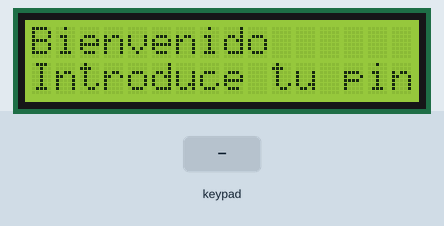
Recording of a sketch running on a simulated Arduino Mega 2560, built with avr-gcc and run on an emulated ATmega2560. Shown: 16×2 character LCD. Inputs (shaded band) come from the test bench.

Above: at 1.3 s.
1.4 s: keypad keys 2 2 2 4 2 6 2 8 pressed 0.4 s apart
At 5.0 s:
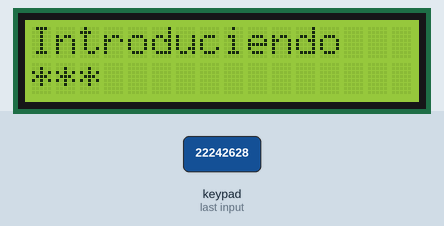
6.1 s: key '1' pressed
At 6.6 s:
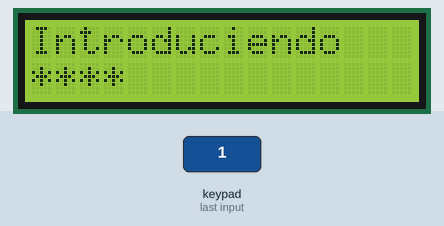
7.6 s: key 'A' pressed
At 8.4 s:
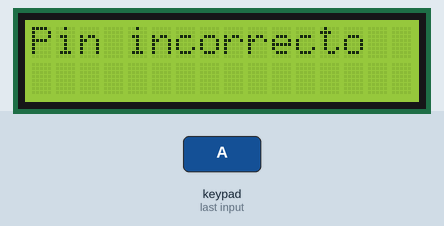
10.6 s: key '2' pressed
At 12.0 s:
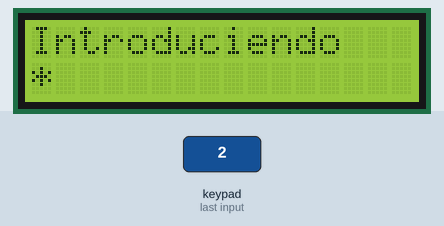
Timing chart, 0 to 13.1 s (numbered marks = the images above; inputs shaded):
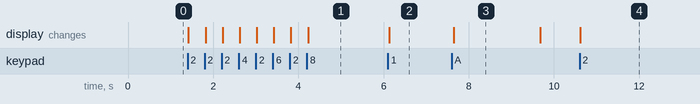

The sketch:

Clave_en_matriz_4x4.ino
```cpp
#include <Wire.h>
#include <LiquidCrystal_I2C.h>
#include <Keypad.h>
LiquidCrystal_I2C lcd(0x3F, 16, 2); // set the LCD address to 0x27 for a 16 chars and 2 line display

const byte ROWS = 4;
const byte COLS = 4;
char keys[ROWS][COLS] = {
  {'1', '2', '3', 'A'},
  {'4', '5', '6', 'B'},
  {'7', '8', '9', 'C'},
  {'*', '0', '#', 'D'}
};

char pin[5];
int posicion = 0;
byte rowPins[ROWS] = {22, 24, 26, 28};
byte colPins[COLS] = {30, 32, 34, 36};

Keypad teclado = Keypad( makeKeymap(keys), rowPins, colPins, ROWS, COLS );

void setup() {
  lcd.init();  //initialize the lcd
  lcd.backlight();  //open the backlight
  lcd.begin(16, 2);
  lcd.setCursor(0, 0);
  lcd.print("Bienvenido ");
  lcd.setCursor(0, 1);
  lcd.print("Introduce tu pin");
  pinMode(22, OUTPUT);
  digitalWrite(22, HIGH);
}

void loop() {
  pin[posicion] = teclado.getKey();

  if (pin[posicion]) {
    lcd.clear();
    lcd.setCursor(0, 0);
    lcd.print("Introduciendo");
    for (int i = 0; i <= posicion; i++) {
      lcd.setCursor(i, 1);
      lcd.print("*");
    }
    posicion++;
    if (posicion == 5) posicion = 0;
  }
  if (pin[4] == 'A') {
    pin[4] = 'a';
    if (pin[0] == '1' && pin[1] == '2' && pin[2] == '3' && pin[3] == '4') {
      lcd.clear();
      lcd.setCursor(0, 0);
      lcd.print("Pin correcto ");
      lcd.setCursor(0, 1);
      lcd.print("Empuje la puerta ");

      digitalWrite(22, LOW);
      delay(4000);
      digitalWrite(22, HIGH);
    }
    else {
      lcd.clear();
      lcd.setCursor(0, 0);
      lcd.print("Pin incorrecto ");
      digitalWrite(43, HIGH);
      delay(500);
      digitalWrite(43, LOW);
      delay(1500);
    }
    lcd.clear();
    lcd.setCursor(0, 0);
    lcd.print("Bienvenido ");
    lcd.setCursor(0, 1);
    lcd.print("Introduce tu pin");
  }
  delay(10);
}
```

Measured:
- after the input at 1.4 s, the display: first changes at once (image 1 shows a later state)
- after the input at 6.1 s, the display: changes at once (image 2)
- after the input at 7.6 s, the display: changes after 0.05 s (image 3)
- after the input at 10.6 s, the display: changes at once (image 4)
- what the display in image 3 shows lasts 2.1 s, from 7.6 s to 9.7 s
